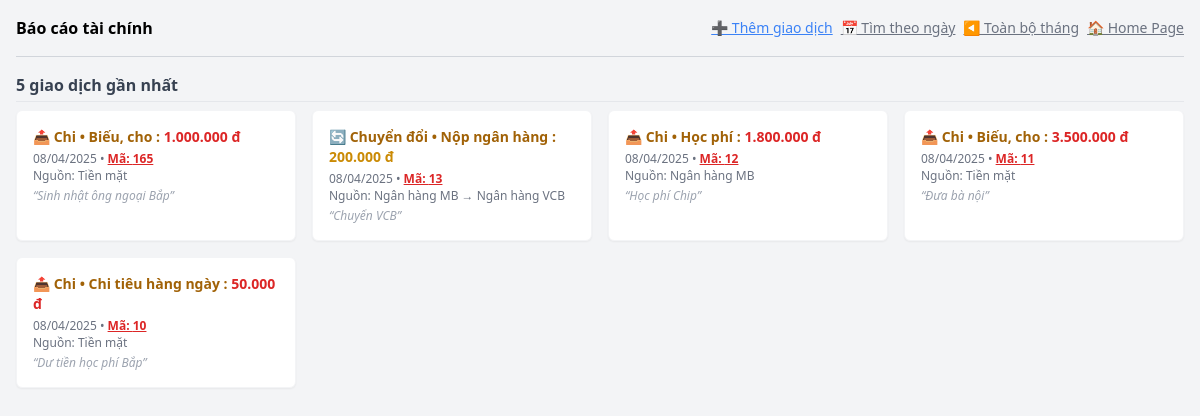
Screenshot of / (signed in) with the database file from the repository.
### models.py (models this page shows)
class tblthuchi(db.Model):
    __tablename__ = 'tblthuchi'
    id = db.Column(db.Integer, primary_key=True)
    ngay = db.Column(db.String(100), nullable=True)
    loai_giao_dich = db.Column(db.String(100), nullable=True)
    nguon_tien = db.Column(db.String(100), db.ForeignKey('tblnguonnoiden.ma_nguon'), nullable=True)
    noi_den = db.Column(db.String(100), db.ForeignKey('tblnguonnoiden.ma_nguon'), nullable=True)
    so_tien = db.Column(db.Float, nullable=True)
    ghi_chu = db.Column(db.String(100), nullable=True)
    danh_muc = db.Column(db.String(100), db.ForeignKey('tbldanhmuc.ma_danh_muc'),
                          nullable=True)
    danh_muc_obj = db.relationship('tbldanhmuc', backref='danh_muc', lazy=True)
    nguon_tien_obj = db.relationship('tblnguonnoiden', backref='nguon_tien', lazy=True, foreign_keys=[nguon_tien])
    noi_den_obj = db.relationship('tblnguonnoiden', backref='noi_den', lazy=True, foreign_keys=[noi_den])

class tbldanhmuc(db.Model):
    __tablename__ = 'tbldanhmuc'
    ma_danh_muc = db.Column(db.String(100), nullable=True, primary_key=True)
    ten_danh_muc = db.Column(db.String(100), nullable=True)  # 'thu' hoặc 'chi'

class tblnguonnoiden(db.Model):
    __tablename__ = 'tblnguonnoiden'
    ma_nguon = db.Column(db.String(100), nullable=True, primary_key=True)
    ten_nguon = db.Column(db.String(100), nullable=True)
    loai_tai_san = db.Column(db.String(100), nullable=True)
    ghi_chu = db.Column(db.String(100), nullable=True)

### routes.py (the view)
@app.route("/", methods = ["GET"])
@login_required
def index():
    danh_sach_nguon = tblnguonnoiden.query.all()
    danh_sach_danh_muc = tbldanhmuc.query.all()
    ngay_loc = request.args.get("ngay_loc")  # xem giao dịch theo ngày
    xem_thang = request.args.get("xem_thang") # xem giao dịch tháng hiện tại
    if ngay_loc:
        parts = ngay_loc.split("-")
        formatted = f"{parts[2]}/{parts[1]}/{parts[0]}"
        giao_dich = get_giao_dich_by_date(formatted) # lấy giao dịch theo ngày
        title = f"Giao dịch ngày {formatted}"
    elif xem_thang:
        giao_dich = get_giao_dich_thang_hien_tai() # lấy giao dịch tháng hiện tại
        title = "Giao dịch tháng hiện tại : " + thang_hien_tai
    else:
        giao_dich = get_5_giao_dich_gan_nhat() # lấy 5 giao dịch gần nhất
        title = "5 giao dịch gần nhất"
    return render_template('index.html',
                           today = hom_nay,
                           thang_hien_tai = thang_hien_tai,
                           title = title,
                           giao_dich = giao_dich,
                           danh_sach_nguon = danh_sach_nguon,
                           danh_sach_danh_muc = danh_sach_danh_muc)

### db_utils.py (called while the page is built)
def get_5_giao_dich_gan_nhat():
    return tblthuchi.query.order_by(tblthuchi.id.desc()).limit(5).all()

### routes.py (called while the page is built)
@login_manager.user_loader
def load_user(user_id):
    return User.query.get(int(user_id))

@app.template_filter('format_tien')
def format_tien(value):
    try:
        value = float(value)
        if value.is_integer():
            return f"{int(value):,}".replace(",", ".") + " đ"  # 75000000 → 75.000.000
        else:
            return f"{value:,.2f}".replace(",", ".").replace(".", ",", 1) + " đ"  # nếu có phần thập phân
    except:
        return value

### templates/index.html (shortened to what this page needs)
{% extends "base.html" %}
{% block content %}
<body class="bg-white text-sm p-4 text-gray-800">
    <div class="flex justify-between items-center mb-4">
        <h1 class="font-bold text-base">Báo cáo tài chính</h1>
        <div class="flex gap-2">
            <button onclick="document.getElementById('modalForm').classList.remove('hidden')" class="text-blue-500 underline text-sm">
                ➕ Thêm giao dịch
            </button>
            <button onclick="document.getElementById('modalFilterNgay').classList.remove('hidden')"
                class="text-gray-500 underline text-sm">📅 Tìm theo ngày
            </button>
            <a href="/?xem_thang=1" class="text-gray-500 underline text-sm">◀ Toàn bộ tháng</a>
            <button onclick="window.location.href='/'" class="text-gray-500 underline text-sm">
                🏠 Home Page
            </button>
        </div>
    </div>
    <hr class="my-4 border-gray-300">
    <div class="mb-6">
        <p class="font-semibold text-gray-700 border-b pb-1 mb-2">{{title}}</p>
        <div class="grid gap-4 sm:grid-cols-2 lg:grid-cols-4">
            {% for gd in giao_dich %}
            <div class="bg-white rounded-md shadow-sm p-4 border border-gray-100">
                <p class="text-sm font-semibold mb-1
                    {% if gd.loai_giao_dich == 'thu' %}
                        text-green-700
                    {% elif gd.loai_giao_dich == 'chi' %}
                        text-red-700
                    {% else %}
                        text-yellow-700
                    {% endif %}
                ">
                    {% if gd.loai_giao_dich == 'Thu' %}
                        📥
                    {% elif gd.loai_giao_dich == 'Chi' %}
                        📤
                    {% else %}
                        🔄
                    {% endif %}
                    {{ gd.loai_giao_dich | capitalize }} • {{ gd.danh_muc_obj.ten_danh_muc }} : <span class="text-sm font-bold mt-2
                    {% if gd.loai_giao_dich == 'Thu' %}
                        text-green-600
                    {% elif gd.loai_giao_dich == 'Chi' %}
                        text-red-600
                    {% else %}
                        text-yellow-600
                    {% endif %}
                    ">{{ gd.so_tien | format_tien }}</span>
                </p>
                <p class="text-xs text-gray-500 leading-snug">
                    {{ gd.ngay }} •
                    <a href="javascript:void(0)" onclick="confirmXoa('{{ gd.id }}')" class="text-red-600 font-semibold underline">
                        Mã: {{ gd.id }}
                    </a><br>
                    Nguồn: {{ gd.nguon_tien_obj.ten_nguon }}
                    {% if gd.noi_den_obj %}
                        → {{ gd.noi_den_obj.ten_nguon }}
                    {% endif %}
                </p>
                {% if gd.ghi_chu %}
                <p class="text-xs text-gray-400 italic mt-1">“{{ gd.ghi_chu }}”</p>
                {% endif %}
            </div>
            {% endfor %}
        </div>
    </div>
</body>
{% endblock %}

### templates/base.html (shortened to what this page needs)
<!DOCTYPE html>
<html lang="vi">
<head>
    <script src="https://cdn.tailwindcss.com"></script>
</head>
<body class="bg-gray-100 p-4">
    {% block content %}{% endblock %}
</body>
</html>

### rows the page displays
tblthuchi: loai_giao_dich "Chi", danh_muc_obj.ten_danh_muc "Biếu, cho", so_tien "1.000.000 đ", ngay "08/04/2025", id "165", nguon_tien_obj.ten_nguon "Tiền mặt", ghi_chu "Sinh nhật ông ngoại Bắp"
tblthuchi: loai_giao_dich "Chuyển đổi", danh_muc_obj.ten_danh_muc "Nộp ngân hàng", so_tien "200.000 đ", ngay "08/04/2025", id "13", nguon_tien_obj.ten_nguon "Ngân hàng MB", noi_den_obj.ten_nguon "Ngân hàng VCB", ghi_chu "Chuyển VCB"
tblthuchi: loai_giao_dich "Chi", danh_muc_obj.ten_danh_muc "Học phí", so_tien "1.800.000 đ", ngay "08/04/2025", id "12", nguon_tien_obj.ten_nguon "Ngân hàng MB", ghi_chu "Học phí Chip"
tblthuchi: loai_giao_dich "Chi", danh_muc_obj.ten_danh_muc "Biếu, cho", so_tien "3.500.000 đ", ngay "08/04/2025", id "11", nguon_tien_obj.ten_nguon "Tiền mặt", ghi_chu "Đưa bà nội"
tblthuchi: loai_giao_dich "Chi", danh_muc_obj.ten_danh_muc "Chi tiêu hàng ngày", so_tien "50.000 đ", ngay "08/04/2025", id "10", nguon_tien_obj.ten_nguon "Tiền mặt", ghi_chu "Dư tiền học phí Bắp"

### other values shown
{{ title }} "5 giao dịch gần nhất"
